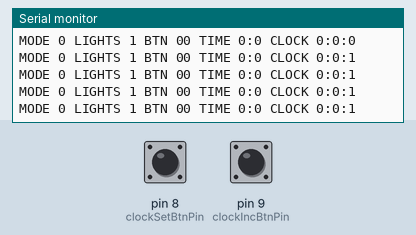
The sketch below on a simulated Arduino Uno, built with avr-gcc and run on an emulated ATmega328P. On the bench: the last lines printed to the serial monitor. Inputs (shaded band) come from the test bench; at power-on: pin 8 (clockSetBtnPin) LOW, pin 9 (clockIncBtnPin) LOW.

Above: at 1.2 s.
1.3 s: pin 8 (clockSetBtnPin) pulled HIGH for 0.15 s
At 1.62 s:
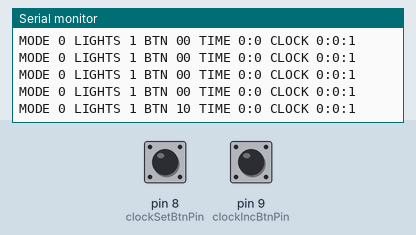
4.4 s: pin 9 (clockIncBtnPin) pulled HIGH for 0.15 s
At 4.72 s:
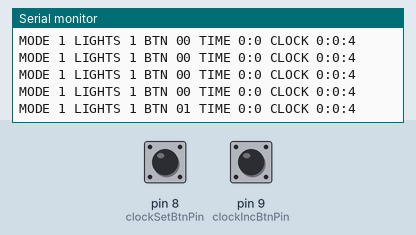
7.5 s: pin 8 (clockSetBtnPin) pulled HIGH for 1 s
At 8.15 s:
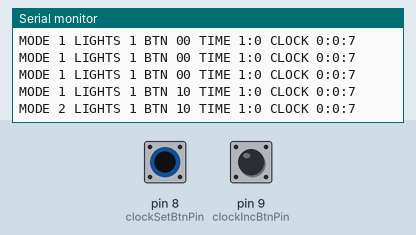
11.5 s: pin 9 (clockIncBtnPin) pulled HIGH for 1 s
At 12.13 s:
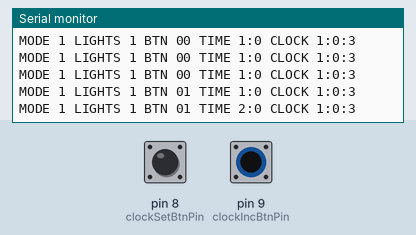
15.5 s: pin 8 (clockSetBtnPin) pulled HIGH for 0.15 s
At 15.82 s:
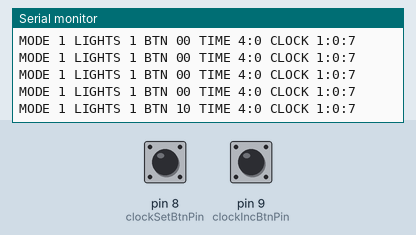
18.6 s: pin 9 (clockIncBtnPin) pulled HIGH for 0.15 s
At 18.93 s:
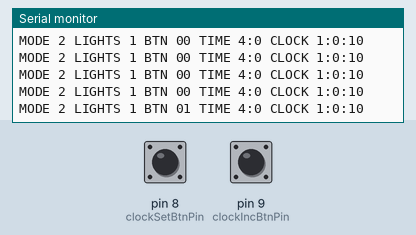
Timing chart, 0 to 21.6 s (numbered marks = the images above; inputs shaded):
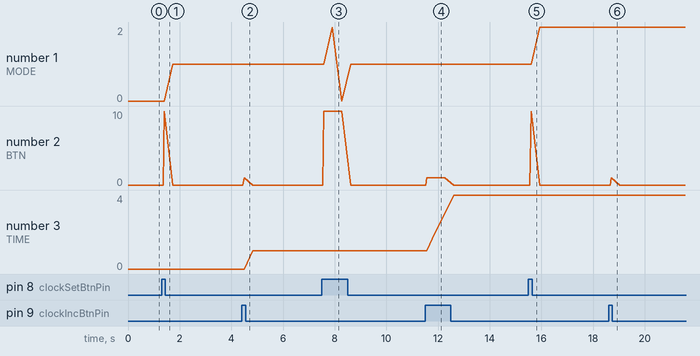

The sketch:

clockbuttons.ino
```cpp
#include <Time.h>

const int clockSetBtnPin = 8;
const int clockIncBtnPin = 9;


int clockSetBtnPinState = 0;
int clockIncBtnPinState= 0;
int setModePosition = 0; // 0 doing nothing, 1 changing hours, 2 changing minutes
int internalHour = 0;
int internalMinute = 0;
boolean lightsOn = true;
int pushDelay = 350;

void setup() {
//Initialize serial and wait for port to open:
    Serial.begin(9600);
    while (!Serial) {
        // wait for serial port to connect. Needed for native USB
    }

    // put your setup code here, to run once:
    pinMode(clockSetBtnPinState, INPUT);
    pinMode(clockIncBtnPinState, INPUT);
}

void loop() {
    clockIncBtnPinState = digitalRead(clockIncBtnPin);
    clockSetBtnPinState = digitalRead(clockSetBtnPin);

    Serial.print("MODE ");
    Serial.print(setModePosition);
    Serial.print(" LIGHTS ");
    Serial.print(lightsOn);
    Serial.print(" BTN ");
    Serial.print(clockSetBtnPinState);
    Serial.print(clockIncBtnPinState);
    Serial.print(" TIME ");
    Serial.print(internalHour);
    Serial.print(":");
    Serial.print(internalMinute);

    Serial.print(" CLOCK ");
    Serial.print(hour());
    Serial.print(":");
    Serial.print(minute());
    Serial.print(":");
    Serial.print(second());
    Serial.println("");


    if (clockIncBtnPinState == HIGH) {
        if (setModePosition == 0) {
            lightsOn = !lightsOn;
        }
        else if (setModePosition == 1) {
            internalHour = (internalHour + 1) % 24;
        }
        else if (setModePosition == 2) {
            internalMinute = (internalMinute +1) % 60;
        }
        delay(pushDelay);
    }

    if (clockSetBtnPinState == HIGH && lightsOn) {
        //allow changing time only when display is light on
        setModePosition = (setModePosition + 1) % 3; // 0, 1 or 2
        if (setModePosition == 0) {
            // ended setting time , update internal clock, for the final time
            setTime(internalHour, internalMinute, 0, 0, 0, 0);
        }
        else if (setModePosition == 1) {
            // update initial values for editor
            internalHour = hour();
            internalMinute = minute();
        }
        delay(pushDelay);
    }

}
```

Measured:
- after the input at 1.3 s, the serial monitor: prints a new line after 0.10 s (image 1)
- after the input at 4.4 s, the serial monitor: prints a new line after 0.10 s (image 2)
- after the input at 7.5 s, the serial monitor: prints a new line after 0.09 s (image 3)
- after the input at 11.5 s, the serial monitor: prints a new line after 0.07 s (image 4)
- after the input at 15.5 s, the serial monitor: prints a new line after 0.10 s (image 5)
- after the input at 18.6 s, the serial monitor: prints a new line after 0.11 s (image 6)
- plotted number 1: 1 → 2 after the input at 15.5 s
